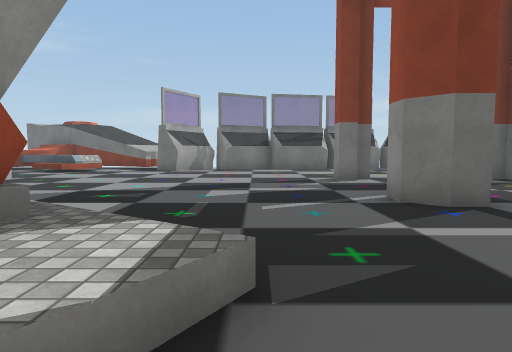
View 1 (above)

24 first-person views from a walk through a Unity game level. The camera is 1.4 m above the floor, tilts 4° down and sees 75° across. The floor is counted in squares, 2 m on a side. Each view is taken from the middle of a square. On the plan, view 1 faces up. The plan holds only what a view shows up to about 10 squares ahead; the rest is blank. The place goes on beyond the plan. The player is left out. Some animated figures are left out. Some surface patterns are stand-ins.

View 2
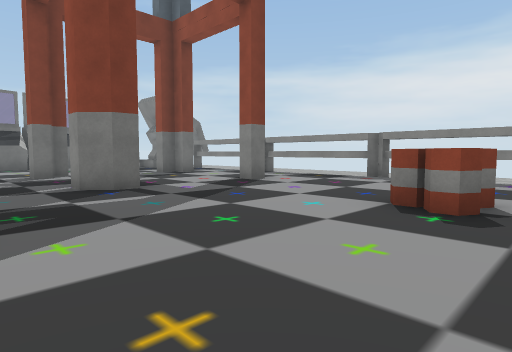

View 3
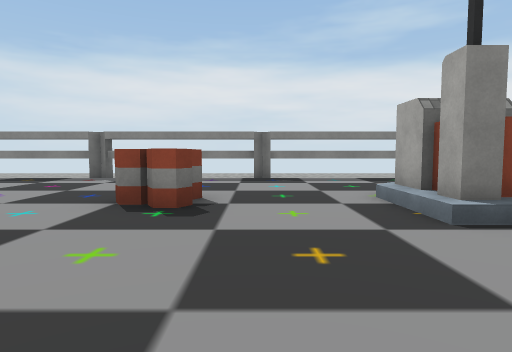

View 4
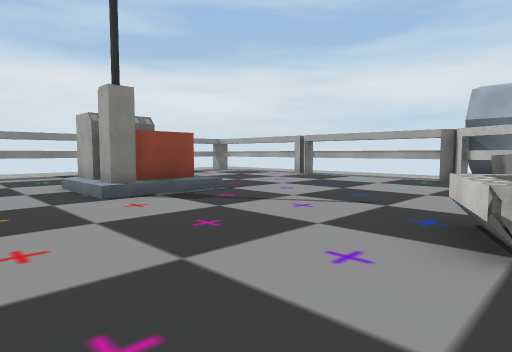

View 5
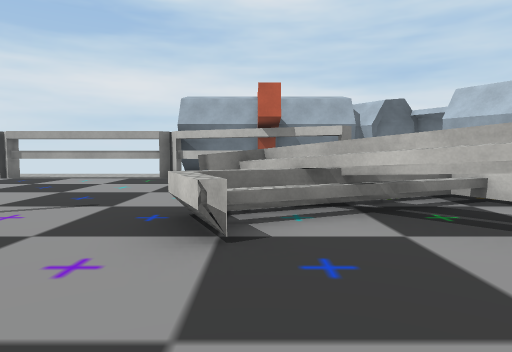

View 6
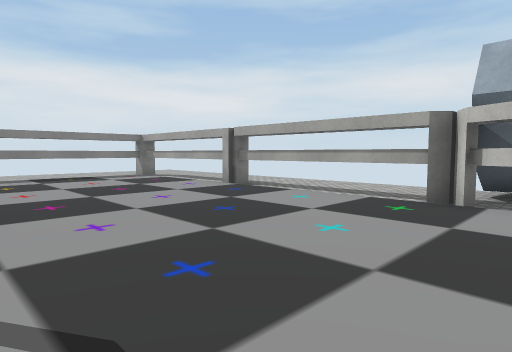

View 7
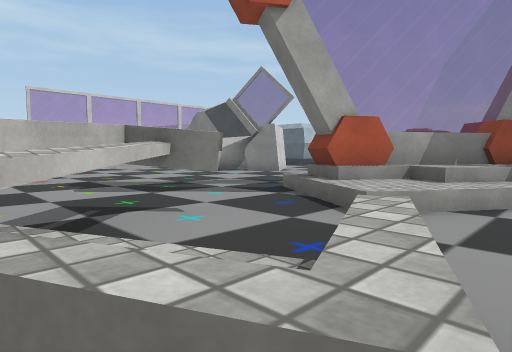

View 8
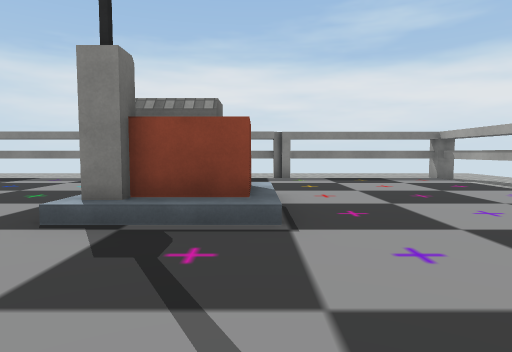

View 9
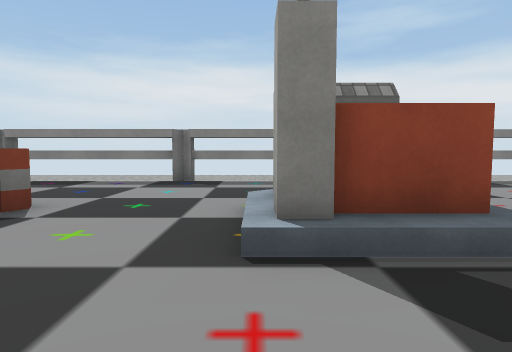

View 10
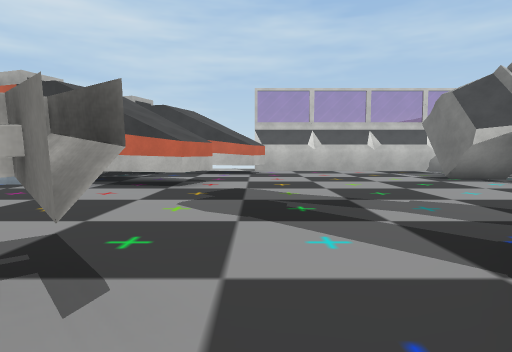

View 11
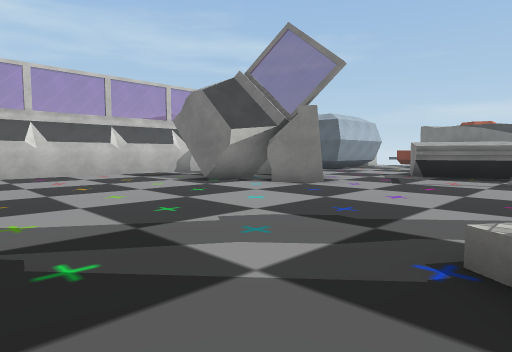

View 12
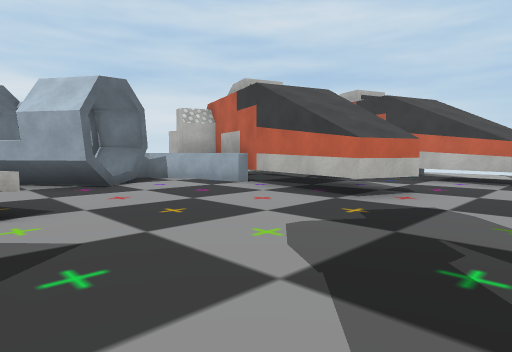

View 13
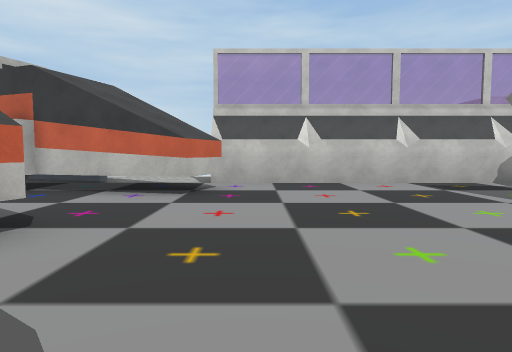

View 14
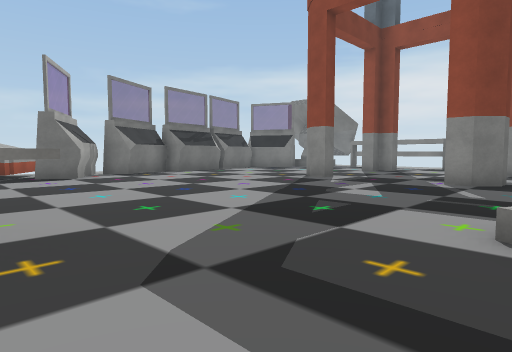

View 15
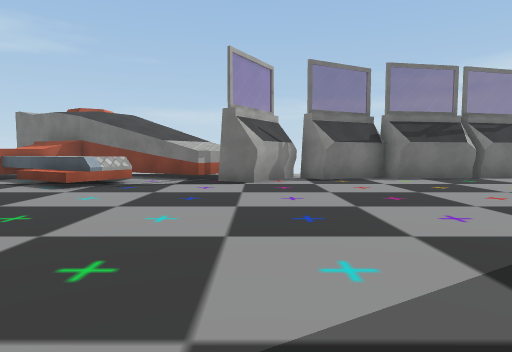

View 16
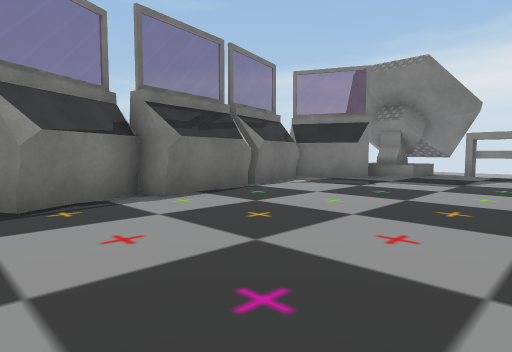

View 17
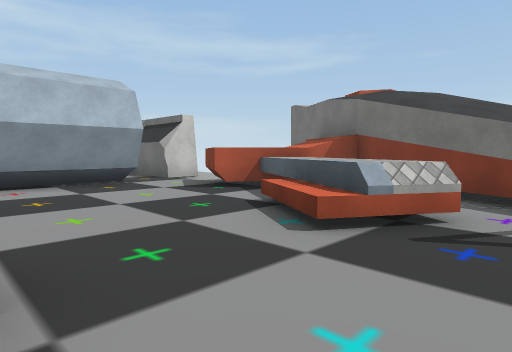

View 18
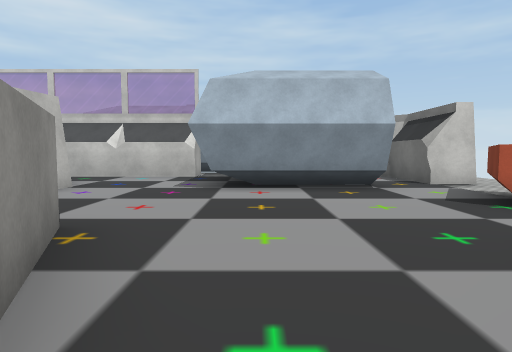

View 19
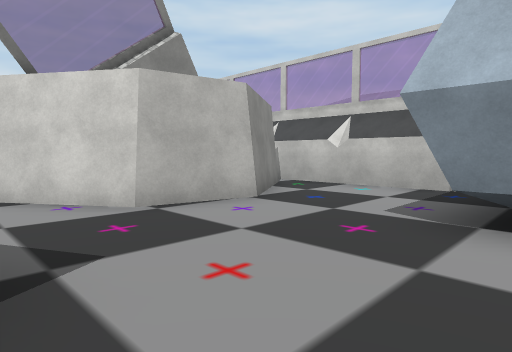

View 20
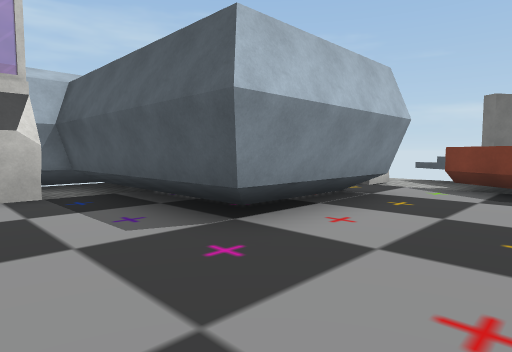

View 21
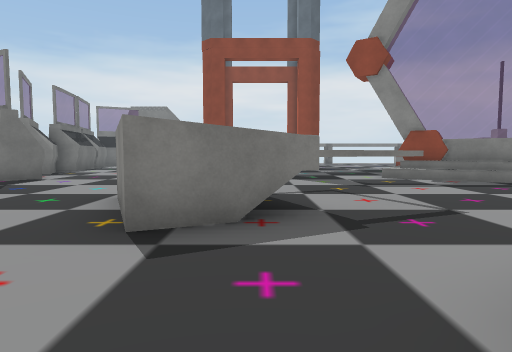

View 22
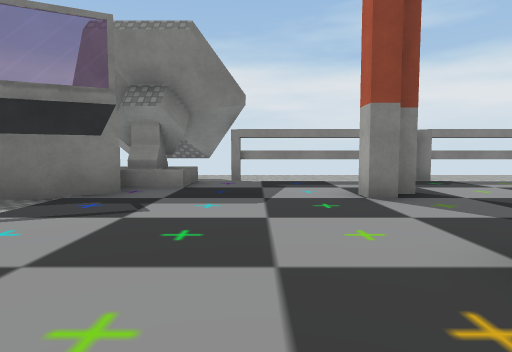

View 23
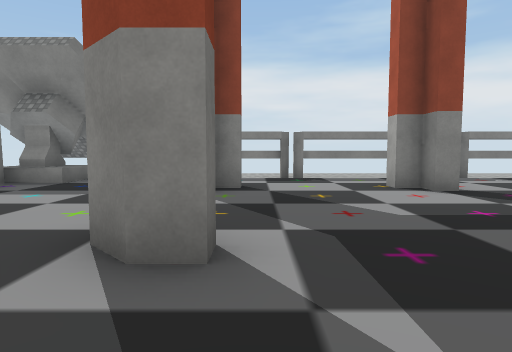

View 24
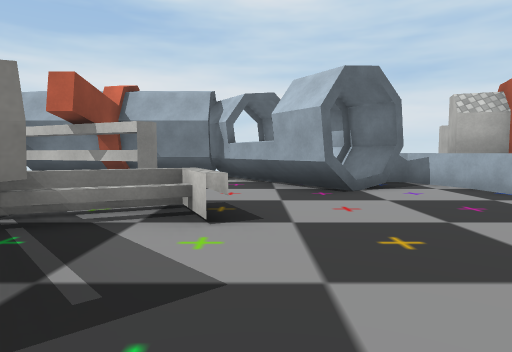

### Floor plan
Key: @ floor where view 1 was taken; # wall or solid block; . main floor; : floor 0.5 m higher than the main floor; + floor 1 m higher than the main floor; / step, stairs or slope; = window, fence, low wall or low ledge; ^ raised ledge; B barrel; O other object.
Columns run from 17 left of view 1 to 10 right of it. Each row starts with its distance up from view 1.
 16     ^^^ ##
 15    #.. ^^### # O #####O##
 14  ###..^^^^#####OO.#O....#^
 13   .......^^^..O..........^##
 12     #.....^...............##
 11     #.....................#
 10     #.....................#
  9 #####.....#.........#...#.#
  8  #......###...............#
  7  O.......##^..............#
  6  #..###..^ ^..............#
  5  ######..#^........#...##.#
  4  #   ###...........##.....#
  3  #..###.......//..........#
  2  O.........../##//........#
  1  O...........#=/:.........#
  0  #........../=+/ @....B...#
 -1  #........../#:/ .....B...#
 -2  O...........//...........#
 -3  #.#......................#
 -4   ^#........##......///...#
 -5    ^..##.....##^=.../##...#
 -6 ^^ #.  #.....^#^..../##...#
 -7 ^     ^.....^=.^..........#
 -8 #     ^......   ..........#
 -9       #../#..   ..........#
-10       ^^#/##.###..........#
-11       #^^####   ###########
-12       #  #  ######

Where each view was taken, in squares from view 1:
view 1: 0 up, 0 right, facing up
view 2: 2 down, 0 right, facing up-right
view 3: 2 down, 0 right, facing right
view 4: 2 down, 2 left, facing down-right
view 5: 2 down, 2 left, facing down
view 6: 6 down, 1 left, facing down-right
view 7: 6 down, 1 left, facing up-left
view 8: 6 down, 0 right, facing right
view 9: 4 down, 1 right, facing right
view 10: 3 down, 3 left, facing left
view 11: 3 down, 5 left, facing up-left
view 12: 2 down, 5 left, facing down-left
view 13: 2 down, 8 left, facing left
view 14: 3 up, 6 left, facing up-right
view 15: 5 up, 3 left, facing up
view 16: 9 up, 2 left, facing up-right
view 17: 9 up, 5 left, facing up-left
view 18: 10 up, 6 left, facing left
view 19: 10 up, 9 left, facing down-left
view 20: 7 up, 10 left, facing up-left
view 21: 7 up, 12 left, facing right
view 22: 11 up, 1 right, facing right
view 23: 8 up, 0 right, facing right
view 24: 3 down, 6 left, facing down
